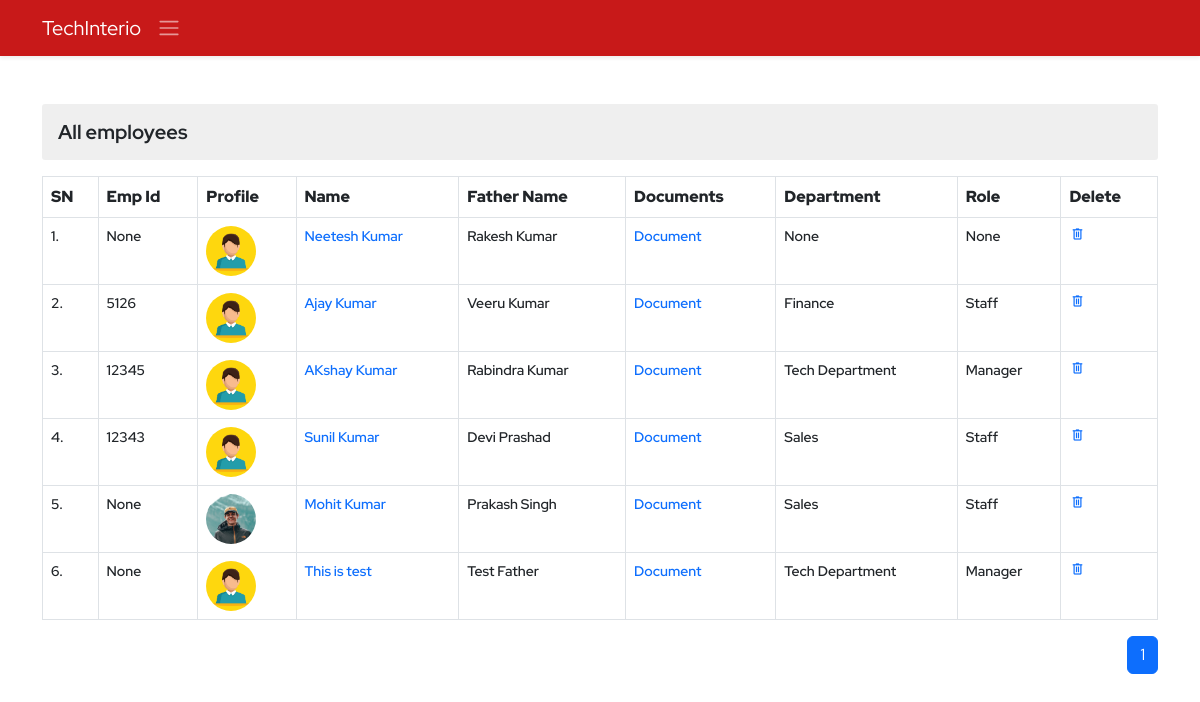
Page /ems/employee-view/ (signed in) on the earlier database version.
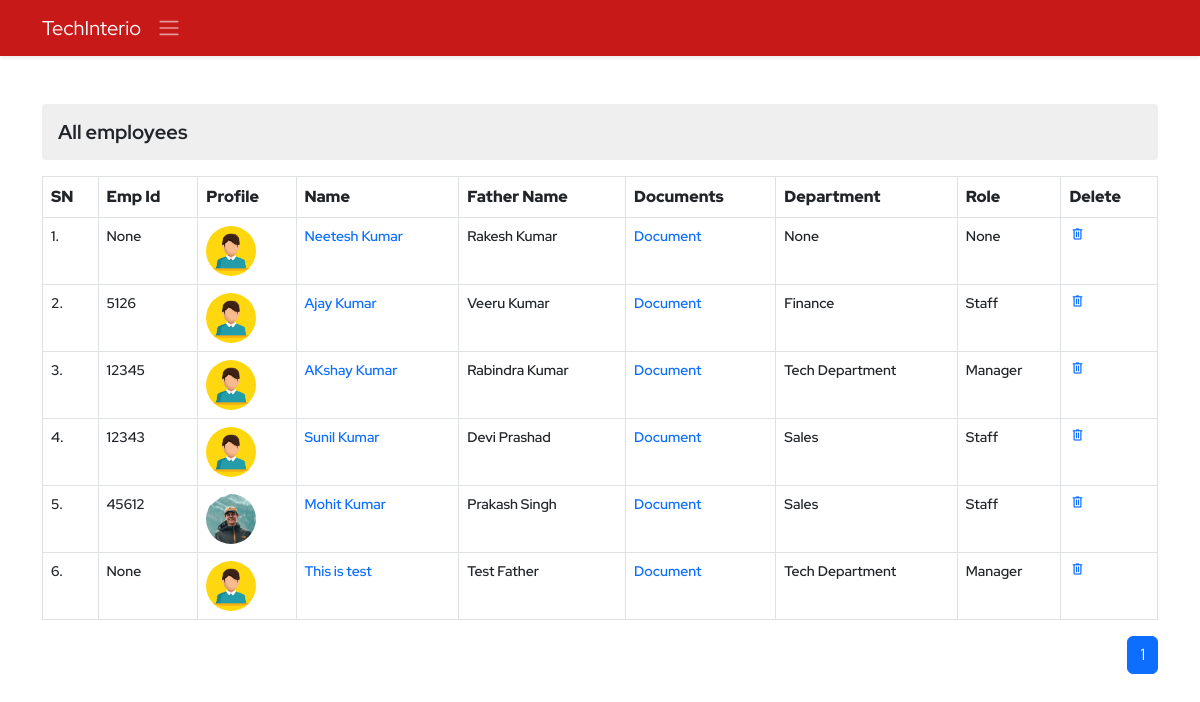
Same page on the later database version.
### ems/models.py (models this page shows, shortened)
class Employee(models.Model):
    empid=models.AutoField(primary_key=True)
    employeeid=models.IntegerField(unique=True, null=True, blank=True)
    user=models.OneToOneField(User,on_delete=models.CASCADE)
    name=models.CharField(max_length=50)
    father_name=models.CharField(max_length=50)
    mother_name=models.CharField(max_length=50,null=True,blank=True)
    avtar=models.ImageField(upload_to='employee_profile_images', blank=True , default='profile.jpg')
    dob=models.DateField()
    email=models.EmailField(max_length=100)
    mobile_no=models.IntegerField()
    emergency_mobile_no=models.IntegerField(null=True,blank=True)
    address=models.OneToOneField(Address, on_delete=models.CASCADE,blank=True, null=True,)
    designation=models.CharField(max_length=70,null=True, blank=True)
    role=models.ForeignKey(Role, on_delete=models.SET_NULL,blank=True, null=True,)
    department=models.ForeignKey(Department, on_delete=models.SET_NULL,blank=True, null=True,)
    joining_date=models.DateField(null=True, blank=True)
    status=models.CharField(max_length=15)
    @property
    def imageURL(self):
        try:
            url=self.avtar.url
        except:
            url=''
        return url
    class Meta:
        ordering = ('name',)

class Department(models.Model):
    name=models.CharField(max_length=70, unique=True)
    description=models.TextField(max_length=200)
    created_at = models.DateTimeField(auto_now_add=True,blank=True,null=True)
    updated_at = models.DateTimeField(auto_now=True,blank=True,null=True)
    def __str__(self):
        return self.name

class Role(models.Model):
    name=models.CharField(max_length=70, unique=True)
    description=models.TextField(max_length=200)
    created_at = models.DateTimeField(auto_now_add=True,blank=True,null=True)
    updated_at = models.DateTimeField(auto_now=True,blank=True,null=True)
    def __str__(self):
        return self.name

### ems/views.py (the view)
# urls.py: path('employee-view/',viewEmployee,name='employee-view'),
@login_required()
def viewEmployee(request):
    context = {}
    try:
        if not request.user.is_superuser:
            profile_obj=Employee.objects.get(user=request.user)
            context['profile']=profile_obj
        employees = Employee.objects.all().order_by('-empid')
        paginator=Paginator(employees,10)
        page_no=request.GET.get('page')
        total_pages=paginator.page_range
        employeepages=paginator.get_page(page_no)
        context['pages']=total_pages
        context['employees'] = employeepages
    except Exception as e:
        print('View Employee Exception : ', e)
    return render(request, 'ems/view_employee.html', context)

### ems/templates/ems/view_employee.html (shortened to what this page needs)
{% extends './base.html' %}
{% block body %}
<div class="container py-4">
    <div class="row d-flex align-items-center justify-content-center">
        <div class="col-12 overflow-auto">
            <h3 class="my-3 derpartment-title">All employees</h3>
            <table class="table table-bordered department-table">
                <tr>
                    <th>SN</th>
                    <th>Emp Id</th>
                    <th>Profile</th>
                    <th>Name</th>
                    <th>Father Name</th>
                    <th>Documents</th>
                    <th>Department</th>
                    <th>Role</th>
                    <th>Delete</th>
                </tr>
                {% for employee in employees %}
                <tr>
                    <td>{{forloop.counter}}.</td>
                    <td>{{employee.employeeid}}</td>
                    <td>
                        <img src="{{employee.imageURL}}" alt="" class="profile-pic">
                    </td>
                    <td><a class="" href="{% url 'ems:employee-detail' employee.empid %}">{{employee.name}}</a></td>
                    <td>{{employee.father_name}}</td>
                    <td><a href="{% url 'ems:employee-document' employee.empid %}">Document</a></td>
                    <td>{{employee.department}}</td>
                    <td>{{employee.role}}</td>
                    <td><a href="{% url 'ems:employee-delete' employee.empid %}" class="delete"><span class="material-symbols-outlined">
                        delete</span></a></td>
                </tr>
                {% endfor %}
            </table>
            <nav aria-label="Page navigation example">
                <ul class="pagination justify-content-end">
                    {% if pages %}
                    {% for p in pages %}
                    {% if p == employees.number %}
                    <li class="page-item active" aria-current="page"><a class="page-link "
                            href="?page={{p}}">{{p}}</a></li>
                    {% else %}
                    <li class="page-item "><a class="page-link" href="?page={{p}}">{{p}}</a></li>
                    {% endif %}
                    {% endfor %}
                    {% endif %}
                </ul>
            </nav>
        </div>
    </div>
</div>
{% endblock body %}

Differences in the rows shown:
changed Employee "Mohit Kumar": employeeid "None" → "45612"
